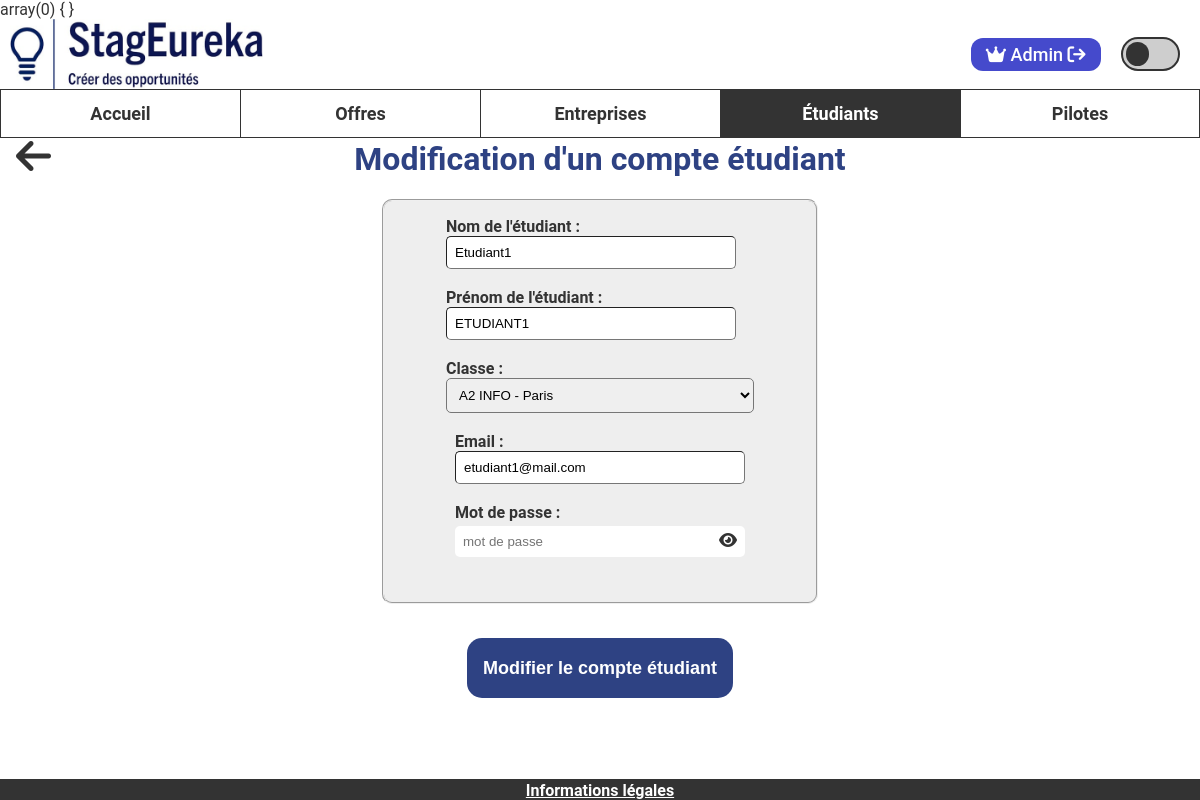
The app's page /www/etudiant/modifier/1 (signed in) with its own data.
### tables this page shows
CREATE TABLE Student(
   idStudent INT NOT NULL AUTO_INCREMENT,
   email VARCHAR(320) NOT NULL,
   name VARCHAR(50) NOT NULL,
   firstName VARCHAR(50) NOT NULL,
   password VARCHAR(255) NOT NULL,
   idClass INT NOT NULL,
   PRIMARY KEY(idStudent),
   FOREIGN KEY(idClass) REFERENCES Class(idClass)
);

### www/modele/etudiant_modele.php (called while the page is built, shortened)
<?php
require_once "modele/classe_modele.php";
class Etudiant {
    public function __construct(int $id, string $nom, string $prenom, string $email, string $hash_mdp, Classe $classe) {
        $this->id = $id;
        $this->nom = $nom;
        $this->prenom = $prenom;
        $this->email = $email;
    }
}
function getEtudiant(int $idEtudiant): ?etudiant {
    $pdo = connexionBDD();
    $requete = $pdo->prepare(
        "SELECT * FROM Student s
        INNER JOIN Class ON (s.idClass = Class.idClass)
        INNER JOIN City c ON (Class.idCity = c.idCity)
        WHERE idStudent = :id"
    );
    $requete->execute([
        ":id" => $idEtudiant
    ]);
    $reponseBdd = $requete->fetch(PDO::FETCH_ASSOC);
    $etudiant = new Etudiant(
        $reponseBdd["idStudent"],
        $reponseBdd["name"],
        $reponseBdd["firstName"],
        $reponseBdd["email"],
        $reponseBdd["password"],
        new Classe(
            $reponseBdd["idClass"],
            $reponseBdd["className"],
            $reponseBdd["yearClass"],
            $reponseBdd["cityName"],
            $reponseBdd["addressCode"],
            $reponseBdd["idPilot"]
        )
    );
    return $etudiant;
}

### www/modele/classe_modele.php (called while the page is built, shortened)
<?php
class Classe {
    public function __construct(int $id, string $nom, int $annee, string $ville, string $codePostal, int $idPilote) {
        $this->id = $id;
        $this->nom = $nom;
    }
}
function getClasses(): array {
    $pdo = connexionBDD();
    $requete = $pdo->prepare("SELECT * FROM Class class
    INNER JOIN City c ON (class.idCity = c.idCity)");
    $requete->execute([]);
    $reponseBdd = $requete->fetchAll(PDO::FETCH_ASSOC);
    $classes = [];
    foreach ($reponseBdd as $classe) {
        $classes[] = new Classe(
            $classe["idClass"],
            $classe["className"],
            $classe["yearClass"],
            $classe["cityName"],
            $classe["addressCode"],
            $classe["idPilot"]
        );
    }
    return $classes;
}

### www/vue/php/etudiant/modifier_etudiant_vue.php (the view, shortened to what this page needs)
<main class="main-modification" id="main-modifier-etudiant">
    <form action="<?= ADRESSE_SITE ?>/etudiant/modifier/<?= $etudiant->id ?>" method="post">
        <button name="fleche-retour" id="fleche-retour" value="fleche-retour" onclick="location.href='<?= ADRESSE_SITE ?>/etudiant/liste'"><i class="fa-solid fa-arrow-left fa-3x"></i></button>
        <div class="conteneur-modification-etudiant">
            <h1 class="modification-etudiant">Modification d'un compte étudiant</h1>
            <fieldset class="rectangle-gris">
                <div class="ligne">
                    <div class="colonne">
                        <div class="nom-pilote">
                            <label for="nom-etudiant">Nom de l'étudiant :</label><br>
                            <input class="case-standard case-nom-etudiant" type="text" name="nom" id="nom-etudiant" value="<?= $etudiant->nom ?>" required><br><br>
                        </div>
                        <div class="prenom-etudiant">
                            <label for="prenom-etudiant">Prénom de l'étudiant :</label><br>
                            <input class="case-standard case-prenom-etudiant" type="text" name="prenom" id="prenom-etudiant" value="<?= $etudiant->prenom ?>" required><br><br>
                        </div>
                        <div class="classe-etudiant">
                            <label for="classe-etudiant">Classe :</label><br>
                            <select class="case-standard" name="idClasse" id="classe-etudiant" required>
                                <?php foreach ($classes as $classe) { ?>
                                    <option value="<?= $classe->id ?>"><?= $classe->nom . " - " . $classe->ville ?></option>
                                <?php } ?>
                            </select><br><br>
                        </div>
                    </div>
                    <div class="colonne">
                        <div class="email-etudiant">
                            <label for="email-etudiant">Email :</label><br>
                            <input class="case-standard case-email-etudiant" type="text" name="email" id="email-etudiant" value="<?= $etudiant->email ?>" required><br><br>
                        </div>
                        <div id="groupe-mdp">
                            <label for="mdp">Mot de passe :</label><br>
                            <input class="case-standard case-mdp" type="password" name="mdp" placeholder="mot de passe" required><br><br>
                            <i class="icone-mdp fa-regular fa-eye"></i>
                        </div>
                    </div>
                </div>
            </fieldset>
            <br>
            <div class="conteneur-bouton-principal">
                <input class="bouton-principal" type="submit" value="Modifier le compte étudiant">
            </div>
        </div>
    </form>
</main>
<?php
include "vue/php/mise_en_page_vue.php";
?>

### www/vue/css/style.css (style rules this page uses)
:root { --primary-color: #333333; --secondary-color: #cecece; --accent-color-1: #2e4283; --accent-color-2: #454acc; --alternate-color: #ffffff; --background-color: #ffffff; --background-color-2: #eeeeee; }
body { margin: 0; padding: 0; background-color: var(--background-color); color: var(--primary-color); overflow: hidden; }
body, textarea { font-family: 'Roboto', sans-serif; }
main { position: absolute; overflow-y: auto; top: 118.59px; bottom: 20px; left: 0px; right: 0px; }
.conteneur-bouton-principal { display: flex; justify-content: center; margin-bottom: 0; }
.bouton-principal { border-radius: 15px; padding: 16px; border-style: none; background-color: var(--accent-color-1); color: white; font-weight: bold; font-size: large; height: 60px; margin-top: 15px; cursor: pointer; box-sizing: border-box; text-align: center; }
#email, .case-mdp { margin-top: 4px; border-radius: 6px; border: none; padding: 10px; width: 30ch; }
#groupe-mdp i { float: right; transform: translateY(-275%); color: var(--primary-color); margin-right: 8px; font-weight: bold; cursor: pointer; }
#fleche-retour { background-color: unset; border: none; position: absolute; left: 10px; top: 16px; z-index: 99; color: var(--primary-color); cursor: pointer; }
.case-standard { width: 290px; border-radius: 5px; border-width: 0.5px; padding: 8px; }
select.case-standard { width: 308px; }
.rectangle-gris { border-radius: 10px; background-color: var(--background-color-2); }
.colonne { display: grid; justify-content: center; align-items: center; margin: 10px 50px; margin-bottom: auto; }
.ligne { display: flex; flex-direction: row; justify-content: center; align-items: center; }
.rectangle-gris label, .rectangle-gris h3 { margin-top: 0; margin-bottom: 5px; font-size: 16px; font-weight: bold; }
.conteneur-modification-etudiant { display: flex; flex-direction: column; align-items: center; }
.conteneur-modification-etudiant h1 { color: var(--accent-color-1); }
@media (max-width: 1320px) { .conteneur-modification-etudiant .ligne { flex-direction: column; } }
@media (max-width: 1320px) { .conteneur-modification-etudiant .colonne:not(:first-child) { margin-top: 0; } }

### records on screen
student: nom "Etudiant1", prenom "ETUDIANT1", email "etudiant1@mail.com"

### other values on screen
$_SESSION["prenom"] "Admin"
form field idClasse "A2 INFO - Paris"
